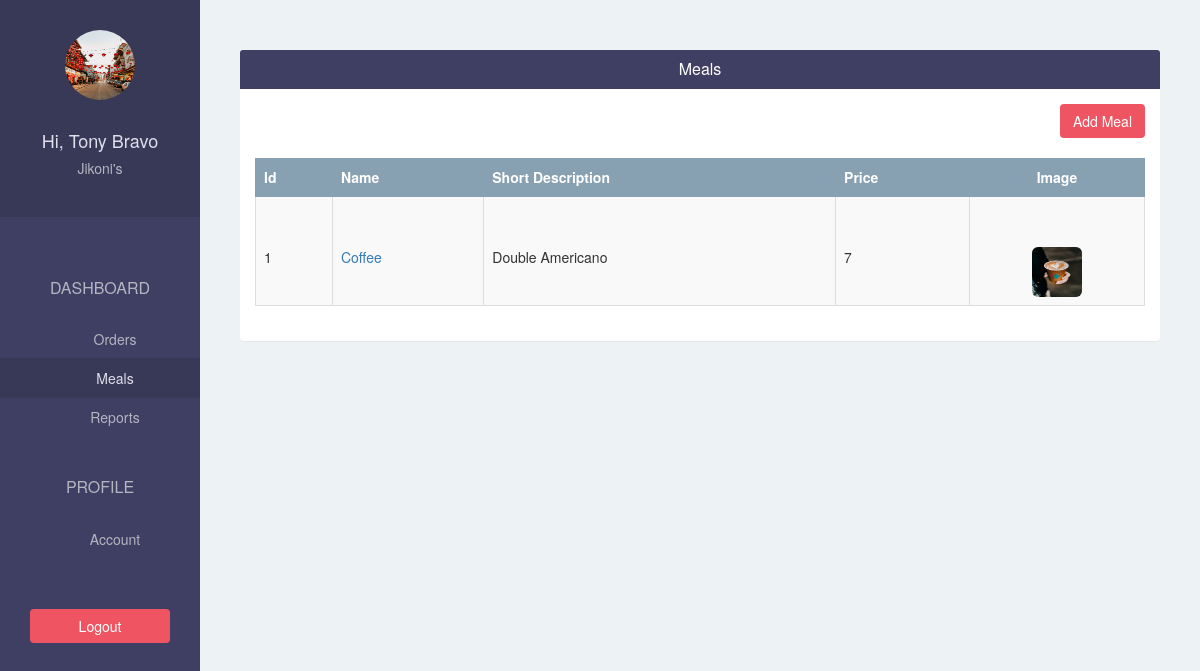
Page /restaurant/meal/ (signed in) on the committed database.
### ubereatsapp/models.py (models this page shows, shortened)
class Restaurant(models.Model):
    user = models.OneToOneField(User, on_delete=models.CASCADE, related_name='restaurant')
    restaurant_name = models.CharField(max_length=500)
    phone = models.CharField(max_length=500)
    address = models.CharField(max_length=500)
    logo = models.ImageField(upload_to='restaurant_logo/', blank=False)

class Meal(models.Model):
    restaurant = models.ForeignKey(Restaurant,on_delete=models.CASCADE)
    name = models.CharField(max_length=500)
    short_description = models.CharField(max_length=500)
    image = models.ImageField(upload_to='meal_images/', blank=False)
    price = models.IntegerField(default=0)

### ubereatsapp/views.py (the view)
# urls.py: url(r'^restaurant/meal/$', views.restaurant_meal, name = 'restaurant-meal'),
@login_required(login_url='/restaurant/sign-in/')
def restaurant_meal(request):
    meals = Meal.objects.filter(restaurant = request.user.restaurant).order_by("-id")
    return render(request, 'restaurant/meal.html', {
        "meals": meals
        })

### ubereatsapp/templates/restaurant/meal.html
{% extends 'restaurant/base.html' %}
{% block page %}
    <div class="panel">
        <div class="panel-heading bg-blue">
            <h4 class="panel-title text-center text-white">Meals</h4>
        </div>
        <div class="panel-body">
            <div class="text-right">
                <a href="{% url 'restaurant-add-meal' %}" class="btn btn-pink">Add Meal</a>
                <br/>
                <br/>
            </div>
            <table class="table table-bordered table-hover table-striped">
                <thead>
                    <tr class="bg-gray text-white">
                        <th>Id</th>
                        <th>Name</th>
                        <th>Short Description</th>
                        <th>Price</th>
                        <th class="text-center">Image</th>
                    </tr>
                </thead>
                <tbody>
                    {% for meal in meals %}
                    <tr>
                        <td scope="row">{{ meal.id }}</td>
                        <td><a href="{% url 'restaurant-edit-meal' meal.id %}">{{ meal.name}}</a></td>
                        <td>{{ meal.short_description }}</td>
                        <td>{{ meal.price }}</td>
                        <td class="text-center"><img class="img-rounded"
                        src="{{ MEDIA_URL }}{{ meal.image }}" width="50" height="50"></td>
                    </tr>
                    {% endfor %}
                </tbody>
            </table>
        </div>
    </div>
{% endblock%}

### ubereatsapp/templates/restaurant/base.html (shortened to what this page needs)
{% extends 'base.html'%}
{% block sidebar%}
{% url 'restaurant-order' as restaurant_order_url %}
{% url 'restaurant-meal' as restaurant_meal_url %}
{% url 'restaurant-report' as restaurant_report_url %}
{% url 'restaurant-account' as restaurant_account_url %}
<div class="text-center">
<img src={{request.user.restaurant.logo.url}} alt="" class="img-circle" width="70" height="70">
<br/>
<br/>
<h4>Hi, {{request.user.get_full_name}}</h4>
<h5>{{request.user.restaurant.restaurant_name}}</h5>
</div>
<br/>
<div class="list-group text-center">
      <span class="text-uppercase">Dashboard</span>
      <a href="{% url 'restaurant-order' %}"
          class="list-group-item {% if request.path == restaurant_order_url %} active {% endif %} ">
          Orders
      </a>
      <a href="{% url 'restaurant-meal' %}"
          class="list-group-item {% if request.path == restaurant_meal_url %} active {% endif %} ">Meals</a>
      <a href="{% url 'restaurant-report' %}"
          class="list-group-item {% if request.path == restaurant_report_url %} active {% endif %} ">Reports</a>
      <span class="text-uppercase">Profile</span>
      <a href="{% url 'restaurant-account' %}"
          class="list-group-item {% if request.path == restaurant_account_url %} active {% endif %} ">Account</a>
    </div>
    <div class="text-center">
      <a href="{% url 'restaurant-sign-out' %}?next={{ request.path }}"
          class="btn btn-pink">Logout</a>
    </div>
{% endblock %}

### ubereatsapp/static/css/styles.css (style rules this page uses)
body { padding-top: 50px; background-color: #EDF2F5; overflow: auto; }
.bg-blue { background-color: #3F3F63; }
.bg-gray { background-color: #88A1B2; }
.text-white { color: white; }
.btn-pink { color: white; background-color: #EE5462; }
.sidebar > div:first-child { padding: 30px 10px; font-weight: bold; font-size: 15px; background-color: #383957; }
.sidebar > div:first-child > h4 { color: #e0deeb; }
.sidebar > div:first-child > h5 { color: #b6b4c1; }
.sidebar .list-group { padding: 0; background-color: #3F3F63; }
.sidebar .list-group > span { color: #b6b4c1; display: block; margin-top: 20px; padding: 20px 30px; font-size: 16px; font-weight: 300; }
.sidebar .list-group .list-group-item, .sidebar .list-group .list-group-item:focus { background-color: #3F3F63; color: #b6b4c1; border: 0; padding-left: 60px; padding-right: 30px; }
.sidebar .list-group .list-group-item.active, .sidebar .list-group .list-group-item:hover { background-color: #383957; color: #e0deeb; }
.sidebar > div:last-child { padding: 30px; }
.sidebar > div:last-child .btn { width: 100%; }
.content .panel { border: none; }
.table > thead > tr > th, .table > thead > tr > td { vertical-align: middle; box-sizing: border-box; }
.table, .table > thead > tr > th { border-color: #88A1B2; }
.table > tbody > tr > td { padding-top:50px; }

### rows in the picture
Meal: id "1", name "Coffee", short_description "Double Americano", price "7", image (picture)

### other values in the picture
{{ request.user.get_full_name }} "Tony Bravo"
{{ request.user.restaurant.restaurant_name }} "Jikoni's"
